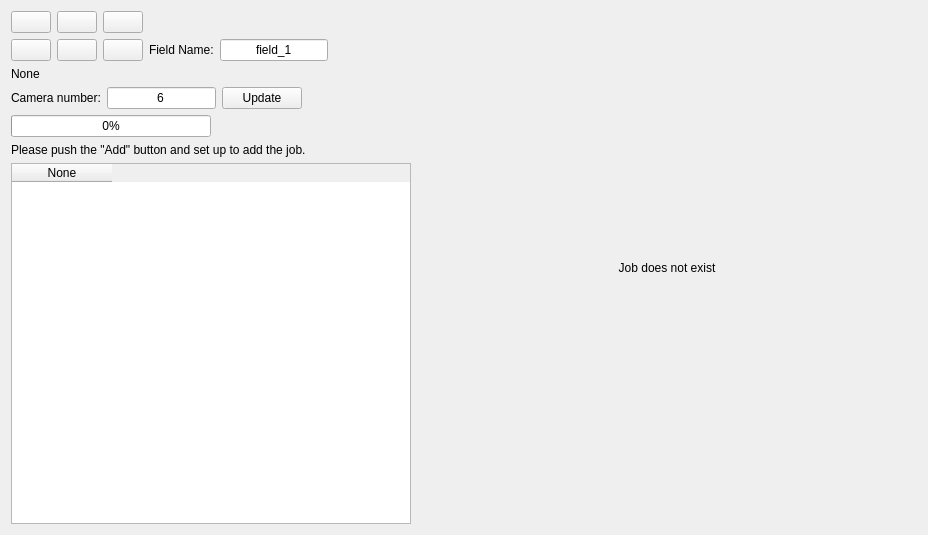
          <widget class="QWidget" name="calibration">
           <property name="styleSheet">
            <string notr="true"/>
           </property>
           <attribute name="title">
            <string>Calibraiotn</string>
           </attribute>
           <layout class="QGridLayout" name="gridLayout_8">
            <item row="0" column="0">
             <layout class="QHBoxLayout" name="horizontalLayout_26">
              <item>
               <layout class="QGridLayout" name="gridLayout_7">
                <item row="4" column="0">
                 <layout class="QHBoxLayout" name="horizontalLayout_21">
                  <item>
                   <widget class="QProgressBar" name="progressBar_3">
                    <property name="maximumSize">
                     <size>
                      <width>400</width>
                      <height>16777215</height>
                     </size>
                    </property>
                    <property name="value">
                     <number>0</number>
                    </property>
                   </widget>
                  </item>
                  <item>
                   <spacer name="horizontalSpacer_14">
                    <property name="orientation">
                     <enum>Qt::Horizontal</enum>
                    </property>
                    <property name="sizeHint" stdset="0">
                     <size>
                      <width>40</width>
                      <height>20</height>
                     </size>
                    </property>
                   </spacer>
                  </item>
                 </layout>
                </item>
                <item row="6" column="0">
                 <widget class="QTableWidget" name="tableWidget_4">
                  <property name="minimumSize">
                   <size>
                    <width>400</width>
                    <height>361</height>
                   </size>
                  </property>
                  <property name="maximumSize">
                   <size>
                    <width>16777215</width>
                    <height>9999999</height>
                   </size>
                  </property>
                  <property name="autoFillBackground">
                   <bool>false</bool>
                  </property>
                  <column>
                   <property name="text">
                    <string>None</string>
                   </property>
                  </column>
                 </widget>
                </item>
                <item row="1" column="0">
                 <layout class="QHBoxLayout" name="horizontalLayout_18">
                  <item>
                   <widget class="QPushButton" name="pushButton_30">
                    <property name="layoutDirection">
                     <enum>Qt::LeftToRight</enum>
                    </property>
                    <property name="text">
                     <string/>
                    </property>
                    <property name="icon">
                     <iconset>
                      <normaloff>images/new.png</normaloff>images/new.png</iconset>
                    </property>
                    <property name="iconSize">
                     <size>
                      <width>25</width>
                      <height>25</height>
                     </size>
                    </property>
                   </widget>
                  </item>
                  <item>
                   <widget class="QPushButton" name="pushButton_27">
                    <property name="text">
                     <string/>
                    </property>
                    <property name="icon">
                     <iconset>
                      <normaloff>images/open.png</normaloff>images/open.png</iconset>
                    </property>
                    <property name="iconSize">
                     <size>
                      <width>25</width>
                      <height>25</height>
                     </size>
                    </property>
                   </widget>
                  </item>
                  <item>
                   <widget class="QPushButton" name="pushButton_28">
                    <property name="text">
                     <string/>
                    </property>
                    <property name="icon">
                     <iconset>
                      <normaloff>images/save.png</normaloff>images/save.png</iconset>
                    </property>
                    <property name="iconSize">
                     <size>
                      <width>25</width>
                      <height>25</height>
                     </size>
                    </property>
                   </widget>
                  </item>
                  <item>
                   <widget class="QLabel" name="label_16">
                    <property name="text">
                     <string>Field Name:</string>
                    </property>
                   </widget>
                  </item>
                  <item>
                   <widget class="QLineEdit" name="lineEdit_3">
                    <property name="maximumSize">
                     <size>
                      <width>160</width>
                      <height>16777215</height>
                     </size>
                    </property>
                    <property name="text">
                     <string>field_1</string>
                    </property>
                    <property name="alignment">
                     <set>Qt::AlignCenter</set>
                    </property>
                   </widget>
                  </item>
                  <item>
                   <spacer name="horizontalSpacer_16">
                    <property name="orientation">
                     <enum>Qt::Horizontal</enum>
                    </property>
                    <property name="sizeHint" stdset="0">
                     <size>
                      <width>40</width>
                      <height>20</height>
                     </size>
                    </property>
                   </spacer>
                  </item>
                 </layout>
                </item>
                <item row="3" column="0">
                 <layout class="QHBoxLayout" name="horizontalLayout_20">
                  <item>
                   <widget class="QLabel" name="label_15">
                    <property name="text">
                     <string>Camera number:</string>
                    </property>
                   </widget>
                  </item>
                  <item>
                   <widget class="QLineEdit" name="lineEdit_2">
                    <property name="maximumSize">
                     <size>
                      <width>160</width>
                      <height>16777215</height>
                     </size>
                    </property>
                    <property name="text">
                     <string>6</string>
                    </property>
                    <property name="alignment">
                     <set>Qt::AlignCenter</set>
                    </property>
                   </widget>
                  </item>
                  <item>
                   <widget class="QPushButton" name="pushButton_22">
                    <property name="maximumSize">
                     <size>
                      <width>100</width>
                      <height>16777215</height>
                     </size>
                    </property>
                    <property name="text">
                     <string>Update</string>
                    </property>
                   </widget>
                  </item>
                  <item>
                   <spacer name="horizontalSpacer_13">
                    <property name="orientation">
                     <enum>Qt::Horizontal</enum>
                    </property>
                    <property name="sizeHint" stdset="0">
                     <size>
                      <width>40</width>
                      <height>20</height>
                     </size>
                    </property>
                   </spacer>
                  </item>
                 </layout>
                </item>
                <item row="5" column="0">
                 <widget class="QLabel" name="label_18">
                  <property name="text">
                   <string>Please push the &quot;Add&quot; button and set up to add the job.</string>
                  </property>
                 </widget>
                </item>
                <item row="0" column="0">
                 <layout class="QHBoxLayout" name="horizontalLayout_19">
                  <item>
                   <widget class="QPushButton" name="pushButton_23">
                    <property name="maximumSize">
                     <size>
                      <width>51</width>
                      <height>51</height>
                     </size>
                    </property>
                    <property name="toolTip">
                     <string>Add</string>
                    </property>
                    <property name="text">
                     <string/>
                    </property>
                    <property name="icon">
                     <iconset>
                      <normaloff>images/add_2.png</normaloff>images/add_2.png</iconset>
                    </property>
                    <property name="iconSize">
                     <size>
                      <width>40</width>
                      <height>40</height>
                     </size>
                    </property>
                   </widget>
                  </item>
                  <item>
                   <widget class="QPushButton" name="pushButton_24">
                    <property name="maximumSize">
                     <size>
                      <width>51</width>
                      <height>51</height>
                     </size>
                    </property>
                    <property name="toolTip">
                     <string>Delet</string>
                    </property>
                    <property name="text">
                     <string/>
                    </property>
                    <property name="icon">
                     <iconset>
                      <normaloff>images/remove_2.png</normaloff>images/remove_2.png</iconset>
                    </property>
                    <property name="iconSize">
                     <size>
                      <width>40</width>
                      <height>40</height>
                     </size>
                    </property>
                   </widget>
                  </item>
                  <item>
                   <widget class="QPushButton" name="pushButton_25">
                    <property name="maximumSize">
                     <size>
                      <width>51</width>
                      <height>51</height>
                     </size>
                    </property>
                    <property name="toolTip">
                     <string>Run</string>
                    </property>
                    <property name="text">
                     <string/>
                    </property>
                    <property name="icon">
                     <iconset>
                      <normaloff>images/run.png</normaloff>images/run.png</iconset>
                    </property>
                    <property name="iconSize">
                     <size>
                      <width>40</width>
                      <height>40</height>
                     </size>
                    </property>
                   </widget>
                  </item>
                  <item>
                   <spacer name="horizontalSpacer_15">
                    <property name="orientation">
                     <enum>Qt::Horizontal</enum>
                    </property>
                    <property name="sizeHint" stdset="0">
                     <size>
                      <width>40</width>
                      <height>20</height>
                     </size>
                    </property>
                   </spacer>
                  </item>
                 </layout>
                </item>
                <item row="2" column="0">
                 <widget class="QLabel" name="label_17">
                  <property name="text">
                   <string>None</string>
                  </property>
                 </widget>
                </item>
               </layout>
              </item>
              <item>
               <widget class="QLabel" name="label_19">
                <property name="minimumSize">
                 <size>
                  <width>500</width>
                  <height>0</height>
                 </size>
                </property>
                <property name="accessibleName">
                 <string/>
                </property>
                <property name="layoutDirection">
                 <enum>Qt::LeftToRight</enum>
                </property>
                <property name="text">
                 <string>Job does not exist</string>
                </property>
                <property name="alignment">
                 <set>Qt::AlignCenter</set>
                </property>
               </widget>
              </item>
             </layout>
            </item>
           </layout>
          </widget>
